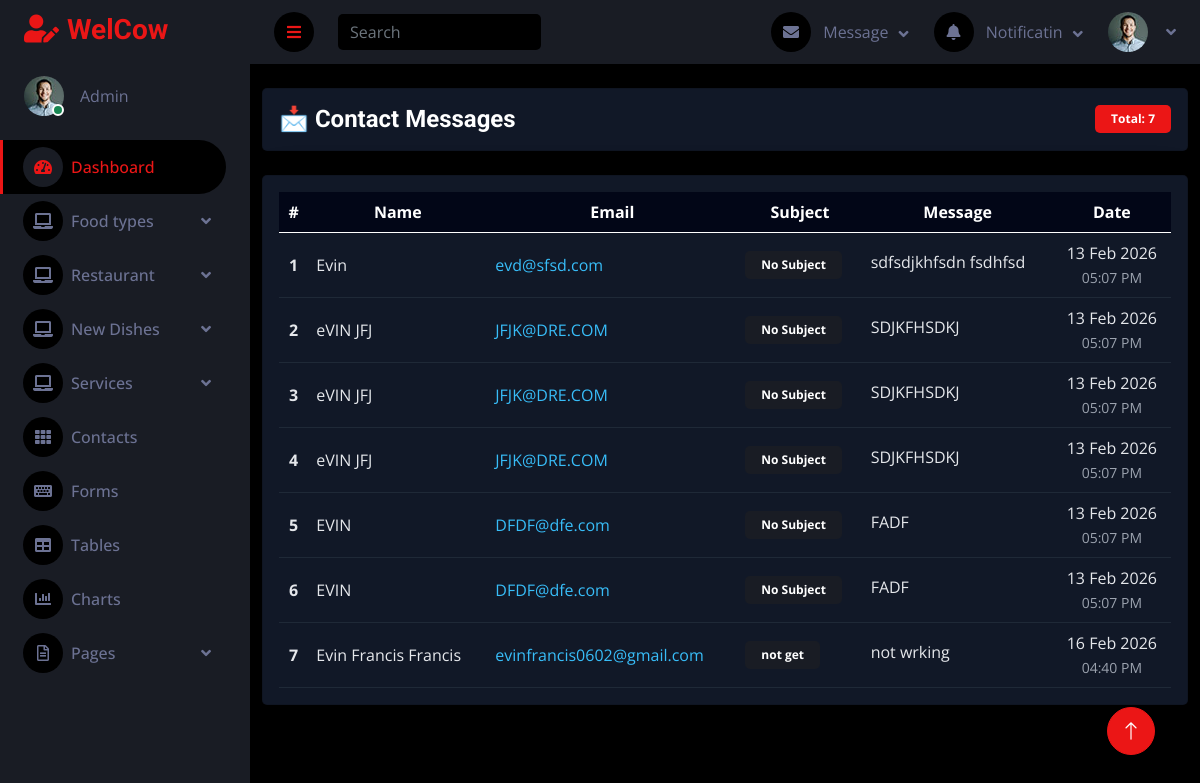
Page /mainapp/contact_us_page/ on the committed database.
### mainapp/models.py (models this page shows, shortened)
class contactDb(models.Model):
    name=models.CharField(max_length=100)
    email=models.EmailField()
    message=models.TextField()
    subject=models.CharField(max_length=200,default='No Subject')
    created_at=models.DateTimeField(auto_now_add=True)

### mainapp/views.py (the view)
# urls.py: path('contact_us_page/',views.contact_us_page,name='contact_us_page'),
def contact_us_page(request):
    contact=contactDb.objects.all()
    return render(request,'contact.html',{'contact':contact})

### mainapp/templates/contact.html (shortened to what this page needs)
{% extends 'dashboard.html' %}
{% block content %}
<div class="container-fluid mt-4">
    <div class="card dark-card shadow mb-4">
        <div class="card-body d-flex justify-content-between align-items-center">
            <h4 class="fw-bold mb-0">📩 Contact Messages</h4>
            <span class="badge bg-primary px-3 py-2">
                Total: {{ contact|length }}
            </span>
        </div>
    </div>
    <div class="card dark-card shadow-lg">
        <div class="card-body">
            <div class="table-responsive">
                <table class="table dark-table table-hover align-middle mb-0">
                    <thead class="text-center">
                        <tr>
                            <th>#</th>
                            <th>Name</th>
                            <th>Email</th>
                            <th>Subject</th>
                            <th>Message</th>
                            <th>Date</th>
                        </tr>
                    </thead>
                    <tbody>
                        {% for c in contact %}
                        <tr>
                            <td class="text-center fw-bold">{{ forloop.counter }}</td>
                            <td>{{ c.name }}</td>
                            <td>
                                <a href="mailto:{{ c.Email }}"
                                   class="dark-link text-decoration-none fw-semibold">
                                    {{ c.email }}
                                </a>
                            </td>
                            <td>
                                <span class="badge bg-secondary px-3 py-2">
                                    {{ c.subject }}
                                </span>
                            </td>
                            <td style="max-width: 320px;">
                                <span class="d-inline-block text-truncate"
                                      style="max-width: 300px;"
                                      title="{{ c.message }}">
                                    {{ c.message }}
                                </span>
                            </td>
                            <td class="text-center">
                                {{ c.created_at|date:"d M Y" }} <br>
                                <small class="dark-muted">
                                    {{ c.created_at|time:"h:i A" }}
                                </small>
                            </td>
                        </tr>
                        {% empty %}
                        <tr>
                            <td colspan="6" class="text-center py-5">
                                <h6 class="dark-muted">🚫 No messages found</h6>
                            </td>
                        </tr>
                        {% endfor %}
                    </tbody>
                </table>
            </div>
        </div>
    </div>
</div>
{% endblock %}

### mainapp/static/dashboard/css/style.css (style rules this page uses)
:root { --primary: #EB1616; --secondary: #191C24; --light: #6C7293; --dark: #000000; }

### mainapp/templates/contact.html (style rules this page uses)
.dark-card { background-color: #111827; color: #f9fafb; }
.dark-table { color: #e5e7eb; }
.dark-table thead th { background-color: #020617 !important; color: #ffffff !important; border-color: #1f2937; }
.dark-table tbody tr { background-color: #111827; color: #e5e7eb; }
.dark-table td, .dark-table th { border-color: #1f2937; }
.dark-muted { color: #9ca3af !important; }
.dark-link { color: #38bdf8 !important; }

### rows in the picture
contactDb: name "Evin", email "evd@sfsd.com", subject "No Subject", message "sdfsdjkhfsdn fsdhfsd", created_at "13 Feb 2026", created_at "05:07 PM"
contactDb: name "eVIN JFJ", email "JFJK@DRE.COM", subject "No Subject", message "SDJKFHSDKJ", created_at "13 Feb 2026", created_at "05:07 PM"
contactDb: name "eVIN JFJ", email "JFJK@DRE.COM", subject "No Subject", message "SDJKFHSDKJ", created_at "13 Feb 2026", created_at "05:07 PM"
contactDb: name "eVIN JFJ", email "JFJK@DRE.COM", subject "No Subject", message "SDJKFHSDKJ", created_at "13 Feb 2026", created_at "05:07 PM"
contactDb: name "EVIN", email "DFDF@dfe.com", subject "No Subject", message "FADF", created_at "13 Feb 2026", created_at "05:07 PM"
contactDb: name "EVIN", email "DFDF@dfe.com", subject "No Subject", message "FADF", created_at "13 Feb 2026", created_at "05:07 PM"
contactDb: name "Evin Francis Francis", email "evinfrancis0602@gmail.com", subject "not get", message "not wrking", created_at "16 Feb 2026", created_at "04:40 PM"

### other values in the picture
{{ contact|length }} "7"
